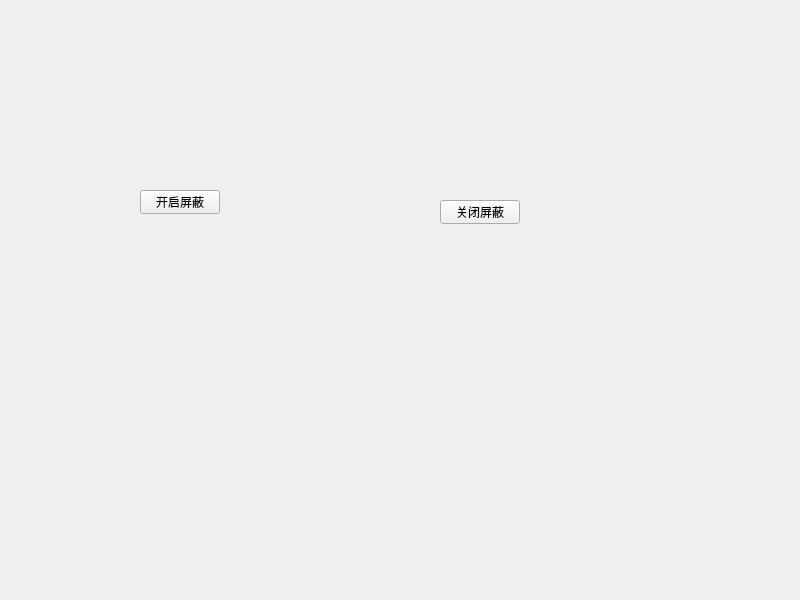
<?xml version="1.0" encoding="UTF-8"?>
<ui version="4.0">
 <class>HookDemo</class>
 <widget class="QWidget" name="HookDemo">
  <property name="geometry">
   <rect>
    <x>0</x>
    <y>0</y>
    <width>800</width>
    <height>600</height>
   </rect>
  </property>
  <property name="windowTitle">
   <string>HookDemo</string>
  </property>
  <widget class="QPushButton" name="pushButton">
   <property name="geometry">
    <rect>
     <x>140</x>
     <y>190</y>
     <width>80</width>
     <height>24</height>
    </rect>
   </property>
   <property name="text">
    <string>开启屏蔽</string>
   </property>
  </widget>
  <widget class="QPushButton" name="pushButton_2">
   <property name="geometry">
    <rect>
     <x>440</x>
     <y>200</y>
     <width>80</width>
     <height>24</height>
    </rect>
   </property>
   <property name="text">
    <string>关闭屏蔽</string>
   </property>
  </widget>
 </widget>
 <resources/>
 <connections/>
</ui>
